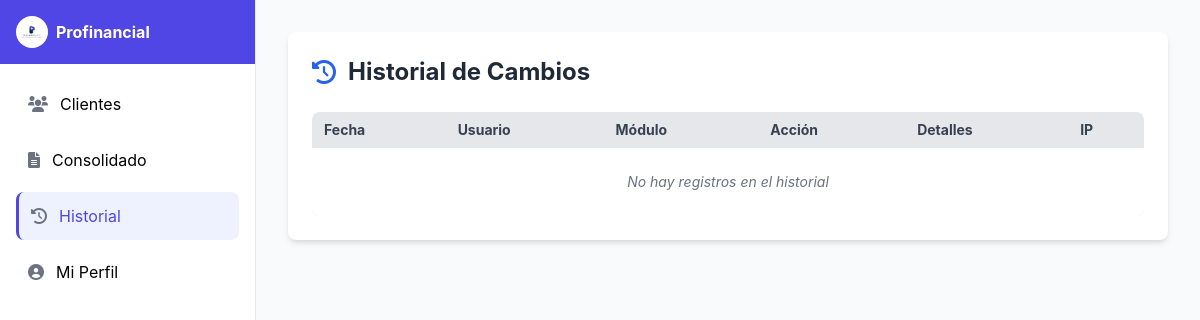
/cliente/historial.php (signed in), run on an earlier commit of the app's database.
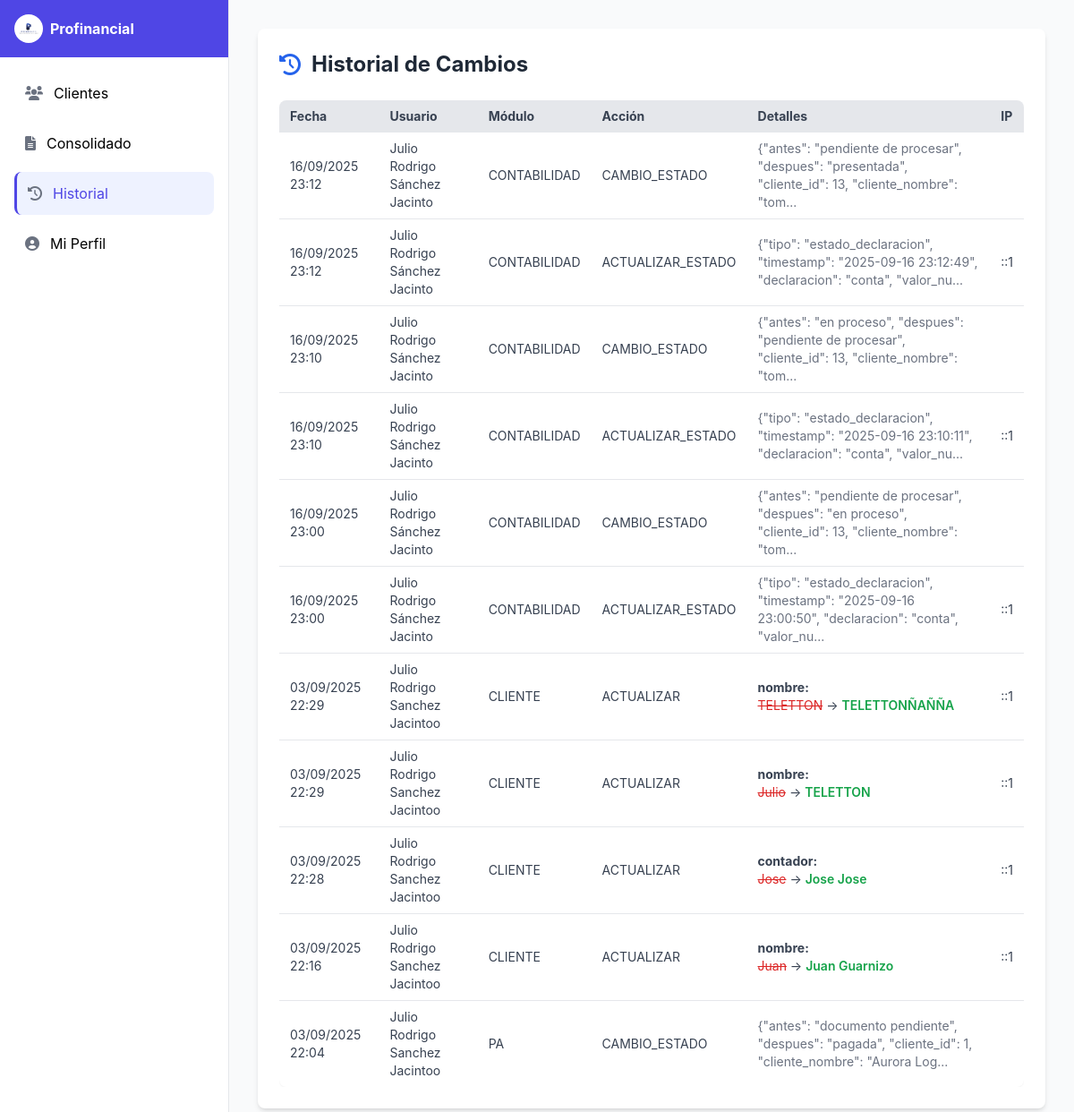
And on a later commit of the database.
### tables this page shows
CREATE TABLE IF NOT EXISTS `auditoria` (
  `id` bigint NOT NULL AUTO_INCREMENT,
  `usuario_id` bigint NOT NULL,
  `accion` varchar(100) NOT NULL,
  `modulo` enum('CLIENTE','IVA','PA','CONTABILIDAD','PLANILLA') NOT NULL,
  `cliente_id` bigint DEFAULT NULL COMMENT 'ID del cliente afectado',
  `campo_afectado` varchar(64) DEFAULT NULL COMMENT 'Nombre del campo modificado',
  `valor_anterior` text COMMENT 'Valor antes del cambio',
  `valor_nuevo` text COMMENT 'Valor después del cambio',
  `detalle` json DEFAULT NULL,
  `ip` varchar(45) DEFAULT NULL COMMENT 'IP desde donde se realizó la acción',
  `user_agent` varchar(255) DEFAULT NULL COMMENT 'Agente de usuario del navegador',
  `fecha` timestamp NOT NULL DEFAULT CURRENT_TIMESTAMP,
  PRIMARY KEY (`id`),
  KEY `idx_auditoria_usuario` (`usuario_id`),
  KEY `idx_auditoria_cliente` (`cliente_id`),
  KEY `idx_auditoria_fecha` (`fecha`),
  KEY `idx_auditoria_modulo` (`modulo`),
  KEY `idx_auditoria_campo` (`campo_afectado`)
);

CREATE TABLE IF NOT EXISTS `usuarios` (
  `id` bigint NOT NULL AUTO_INCREMENT,
  `nombre` varchar(120) NOT NULL,
  `email` varchar(160) NOT NULL,
  `password_hash` varchar(255) NOT NULL,
  `activo` tinyint(1) NOT NULL DEFAULT '1',
  `creado_en` timestamp NOT NULL DEFAULT CURRENT_TIMESTAMP,
  `actualizado_en` timestamp NULL DEFAULT NULL ON UPDATE CURRENT_TIMESTAMP,
  PRIMARY KEY (`id`),
  UNIQUE KEY `email` (`email`)
);

### cliente/historial.php (the view, shortened to what this page needs)
<?php
$conexion = new mysqli("localhost", "root", "", "profinancial_crm");
$sql = "SELECT a.accion, a.modulo, a.detalle, a.ip, a.fecha, u.nombre AS usuario
        FROM auditoria a
        INNER JOIN usuarios u ON a.usuario_id = u.id
        ORDER BY a.fecha DESC";
$resultado = $conexion->query($sql);
function h($string) {
    return htmlspecialchars($string ?? '', ENT_QUOTES, 'UTF-8');
}
?>
<!DOCTYPE html>
<html lang="es">
<head>
  <script src="https://cdn.tailwindcss.com"></script>
  <link href="https://cdnjs.cloudflare.com/ajax/libs/font-awesome/6.0.0-beta3/css/all.min.css" rel="stylesheet">
</head>
<body class="bg-gray-50 min-h-screen flex relative">
  <div class="hidden md:flex flex-col w-64 bg-white border-r">
    <div class="flex items-center h-16 px-4 bg-indigo-600">
      <div class="flex items-center">
        <img src="../multimedia/Logo PROFINANCIAL.png" alt="Logo Profinancial" class="h-8 w-8 rounded-full bg-white p-1">
        <span class="ml-2 text-white font-bold">Profinancial</span>
      </div>
    </div>
    <nav class="flex-1 p-4">
      <div class="space-y-2">
        <a href="../cliente/index.php" class="sidebar-item flex items-center p-3 rounded-lg">
          <i class="fas fa-users mr-3 text-gray-500"></i> Clientes
        </a>
        <a href="../cliente/consolidado.php" class="sidebar-item flex items-center p-3 rounded-lg">
          <i class="fas fa-file-alt mr-3 text-gray-500"></i> Consolidado
        </a>
        <a href="../cliente/historial.php" class="sidebar-item flex items-center p-3 rounded-lg">
          <i class="fas fa-history mr-3 text-gray-500"></i> Historial
        </a>
        <a href="../cliente/perfil_contador.php" class="sidebar-item flex items-center p-3 rounded-lg">
          <i class="fas fa-user-circle mr-3 text-gray-500"></i> Mi Perfil
        </a>
      </div>
    </nav>
  </div>
  <main class="flex-1 p-8">
    <div class="bg-white rounded-lg shadow-md p-6">
      <h2 class="text-2xl font-bold text-gray-800 mb-6 flex items-center">
        <i class="fas fa-history text-blue-600 mr-3"></i>
        Historial de Cambios
      </h2>
      <div class="overflow-x-auto">
        <table class="min-w-full text-sm text-left text-gray-700 border-collapse rounded-lg overflow-hidden shadow-sm">
          <thead class="bg-gray-200">
            <tr>
              <th class="px-3 py-2">Fecha</th>
              <th class="px-3 py-2">Usuario</th>
              <th class="px-3 py-2">Módulo</th>
              <th class="px-3 py-2">Acción</th>
              <th class="px-3 py-2">Detalles</th>
              <th class="px-3 py-2">IP</th>
            </tr>
          </thead>
          <tbody class="divide-y divide-gray-200">
            <?php if ($resultado && $resultado->num_rows > 0): ?>
              <?php while ($fila = $resultado->fetch_assoc()): ?>
                <?php
                  $detalle = !empty($fila['detalle']) ? json_decode($fila['detalle'], true) : [];
                  $campo = $detalle['campo'] ?? $detalle['campo_afectado'] ?? '';
                  $valorAnterior = $detalle['valor_anterior'] ?? '';
                  $valorNuevo = $detalle['valor_nuevo'] ?? '';
                ?>
                <tr class="hover:bg-gray-50">
                  <td class="px-3 py-2"><?= date('d/m/Y H:i', strtotime($fila['fecha'])) ?></td>
                  <td class="px-3 py-2"><?= h($fila['usuario']) ?></td>
                  <td class="px-3 py-2"><?= h($fila['modulo']) ?></td>
                  <td class="px-3 py-2"><?= h($fila['accion']) ?></td>
                  <td class="px-3 py-2">
                    <?php if (!empty($campo)): ?>
                      <div><strong><?= h($campo) ?>:</strong></div>
                      <div>
                        <span class="text-red-600 line-through"><?= h($valorAnterior) ?></span>
                        →
                        <span class="text-green-600 font-semibold"><?= h($valorNuevo) ?></span>
                      </div>
                    <?php elseif (!empty($fila['detalle'])): ?>
                      <span class="text-gray-500"><?= h(substr($fila['detalle'], 0, 100)) ?>...</span>
                    <?php else: ?>
                      <span class="text-gray-400 italic">Sin detalles específicos</span>
                    <?php endif; ?>
                  </td>
                  <td class="px-3 py-2"><?= h($fila['ip']) ?></td>
                </tr>
              <?php endwhile; ?>
            <?php else: ?>
              <tr>
                <td colspan="6" class="px-4 py-6 text-center text-gray-500 italic">
                  No hay registros en el historial
                </td>
              </tr>
            <?php endif; ?>
          </tbody>
        </table>
      </div>
    </div>
  </main>
</body>
</html>

### cliente/historial.php (style rules this page uses)
body { font-family: 'Inter', sans-serif; }
.sidebar-item.active { background-color: #eef2ff; color: #4f46e5; border-left: 3px solid #4f46e5; }

What changed in the data, as far as the page shows it:
added auditoria: fecha "16/09/2025 23:12", usuario.nombre "Julio Rodrigo Sánchez Jacinto", modulo "CONTABILIDAD", accion "CAMBIO_ESTADO", detalle "{\"antes\": \"pendiente de procesar\", \"despues\": \"presentada\", \"cliente_id\": 13, \"cliente_nombre\": \"tom"
added auditoria: fecha "16/09/2025 23:12", usuario.nombre "Julio Rodrigo Sánchez Jacinto", modulo "CONTABILIDAD", accion "ACTUALIZAR_ESTADO", detalle "{\"tipo\": \"estado_declaracion\", \"timestamp\": \"2025-09-16 23:12:49\", \"declaracion\": \"conta\", \"valor_nu", ip "::1"
added auditoria: fecha "16/09/2025 23:10", usuario.nombre "Julio Rodrigo Sánchez Jacinto", modulo "CONTABILIDAD", accion "CAMBIO_ESTADO", detalle "{\"antes\": \"en proceso\", \"despues\": \"pendiente de procesar\", \"cliente_id\": 13, \"cliente_nombre\": \"tom"
added auditoria: fecha "16/09/2025 23:10", usuario.nombre "Julio Rodrigo Sánchez Jacinto", modulo "CONTABILIDAD", accion "ACTUALIZAR_ESTADO", detalle "{\"tipo\": \"estado_declaracion\", \"timestamp\": \"2025-09-16 23:10:11\", \"declaracion\": \"conta\", \"valor_nu", ip "::1"
added auditoria: fecha "16/09/2025 23:00", usuario.nombre "Julio Rodrigo Sánchez Jacinto", modulo "CONTABILIDAD", accion "CAMBIO_ESTADO", detalle "{\"antes\": \"pendiente de procesar\", \"despues\": \"en proceso\", \"cliente_id\": 13, \"cliente_nombre\": \"tom"
added auditoria: fecha "16/09/2025 23:00", usuario.nombre "Julio Rodrigo Sánchez Jacinto", modulo "CONTABILIDAD", accion "ACTUALIZAR_ESTADO", detalle "{\"tipo\": \"estado_declaracion\", \"timestamp\": \"2025-09-16 23:00:50\", \"declaracion\": \"conta\", \"valor_nu", ip "::1"
added auditoria: fecha "03/09/2025 22:29", usuario.nombre "Julio Rodrigo Sanchez Jacintoo", modulo "CLIENTE", accion "ACTUALIZAR", detalle "nombre", detalle "TELETTON", detalle "TELETTONÑAÑÑA", ip "::1"
added auditoria: fecha "03/09/2025 22:29", usuario.nombre "Julio Rodrigo Sanchez Jacintoo", modulo "CLIENTE", accion "ACTUALIZAR", detalle "nombre", detalle "Julio", detalle "TELETTON", ip "::1"
added auditoria: fecha "03/09/2025 22:28", usuario.nombre "Julio Rodrigo Sanchez Jacintoo", modulo "CLIENTE", accion "ACTUALIZAR", detalle "contador", detalle "Jose", detalle "Jose Jose", ip "::1"
added auditoria: fecha "03/09/2025 22:16", usuario.nombre "Julio Rodrigo Sanchez Jacintoo", modulo "CLIENTE", accion "ACTUALIZAR", detalle "nombre", detalle "Juan", detalle "Juan Guarnizo", ip "::1"
added auditoria: fecha "03/09/2025 22:04", usuario.nombre "Julio Rodrigo Sanchez Jacintoo", modulo "PA", accion "CAMBIO_ESTADO", detalle "{\"antes\": \"documento pendiente\", \"despues\": \"pagada\", \"cliente_id\": 1, \"cliente_nombre\": \"Aurora Log"
Also different on the page:
text no longer shown: "No hay registros en el historial"
